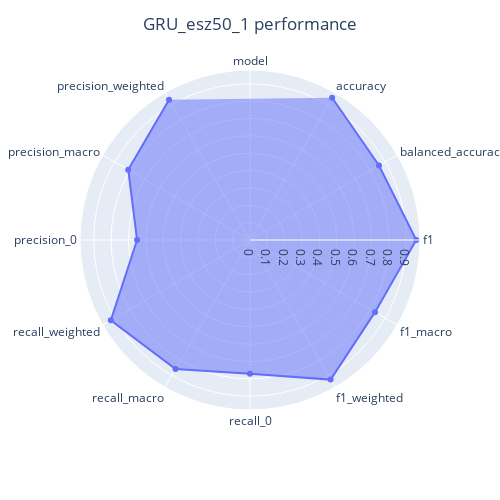
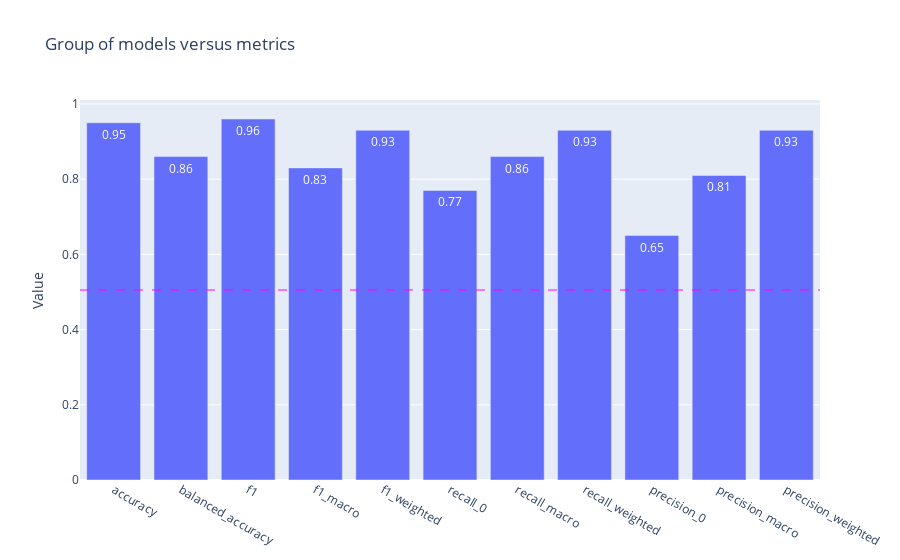

Notebook code for these charts, in order:
### Code cell
# Another try with a different embedding_size

model_name = "GRU_esz50_1"

embedding_size = 50
model = Sequential()

model.add(Embedding(input_dim=num_words, 
                    output_dim=embedding_size, 
                    input_length=max_tokens,
                    name="embedding_layer"))

model.add(GRU(units=48, return_sequences=True))
model.add(GRU(units=24, return_sequences=True)) 
model.add(GRU(units=12))
model.add(Dense(1, activation='sigmoid'))

# Compile
optimizer = Adam(learning_rate=0.006)
model.compile(loss='binary_crossentropy', optimizer=optimizer, metrics=['Recall'])

model.summary()


# fit and evaluate
weights = {0:88, 1:18}

t0 = time()
model.fit(X_train, y_train, 
          epochs=30, 
          batch_size=256, 
          class_weight=weights,
          validation_data=(X_test, y_test), 
          callbacks=[early_stop])
time_train = time() - t0

results = model.evaluate(X_test, y_test)
print("results:", results)

# prediction
t1 = time()
pred = model.predict(X_test)
time_predict = time() - t1  # records duration of predicting
prediction = (1 * (pred >= 0.5))[:, 0]

accuracy = metrics.accuracy_score(y_test, prediction)
# The balanced accuracy in binary and multiclass classification problems
# to deal with imbalanced datasets.
# It is defined as the average of recall obtained on each class.
# The best value is 1 and the worst value is 0 when adjusted=False.
balanced_accuracy = metrics.balanced_accuracy_score(y_test, prediction)

f1_score = metrics.f1_score(y_test, prediction)
f1_score_macro = metrics.f1_score(y_test, prediction, average="macro")
f1_score_weighted = metrics.f1_score(y_test, prediction, average="weighted")

recall = metrics.recall_score(y_test, prediction, pos_label=0)
recall_macro = metrics.recall_score(y_test, prediction, average="macro")
recall_weighted = metrics.recall_score(y_test, prediction, average="weighted")

# precision is intuitively the ability of the classifier not to label as positive a sample that is negative.
# we set pos_label=0 : that is negative rating (rating <=3)
precision = metrics.precision_score(y_test, prediction, pos_label=0)
precision_macro = metrics.precision_score(y_test, prediction, average="macro")
precision_weighted = metrics.precision_score(y_test, prediction, average="weighted")

cl_report = metrics.classification_report(y_test, prediction)
cf_matrix = pd.crosstab(y_test, prediction, rownames=["Real"], colnames=["Prediction"])

# put metrics into a dictionnary and into a DataFrame
res = {
        "model": model_name,
        "accuracy": accuracy,
        "balanced_accuracy": balanced_accuracy,
        "f1": f1_score,
        "f1_macro": f1_score_macro,
        "f1_weighted": f1_score_weighted,
        "recall_0": recall,
        "recall_macro": recall_macro,
        "recall_weighted": recall_weighted,
        "precision_0": precision,
        "precision_macro": precision_macro,
        "precision_weighted": precision_weighted,
        "time_train": time_train,
        "time_predict": time_predict,
    }

# DataFrame of model's performance
df_p = pd.DataFrame(res, index=[0])

# Save performance data in a csv file
file_name = "perf_"+model_name+".csv"
df_p.to_csv(file_name)

# perf data to plot
data = df_p.iloc[:,:-2]

# Radar chart of model's performance
plot_radar_metrics(data, model_name)

# Barplot of models performance
model_list=[model_name]
barplot_models_group_vs_metric(data, model_list)


print(" Confusion matrix -----------------------------------")
display(cf_matrix)
print(" Classification Report -------------------------------")
print(cl_report)

### Figure 1 — Plotly figure (JSON) as saved in the notebook; plotly's stock layout.template omitted (floating-point values rounded to 4 significant figures)
{"data": [{"fill": "toself", "hovertemplate": "r=%{r}<br>theta=%{theta}<extra></extra>", "legendgroup": "", "line": {"color": "#636efa", "dash": "solid"}, "marker": {"symbol": "circle"}, "mode": "markers+lines", "name": "", "r": ["GRU_esz50_1", 0.946, 0.858, 0.9575, 0.8313, 0.9283, 0.7699, 0.858, 0.9257, 0.6505, 0.8099, 0.9324, "GRU_esz50_1"], "showlegend": false, "subplot": "polar", "theta": ["model", "accuracy", "balanced_accuracy", "f1", "f1_macro", "f1_weighted", "recall_0", "recall_macro", "recall_weighted", "precision_0", "precision_macro", "precision_weighted", "model"], "type": "scatterpolar"}], "layout": {"height": 500, "legend": {"tracegroupgap": 0}, "margin": {"t": 60}, "polar": {"angularaxis": {"direction": "clockwise", "rotation": 90}, "domain": {"x": [0, 1], "y": [0, 1]}}, "title": {"text": "GRU_esz50_1 performance", "x": 0.5}, "width": 500}}

### Figure 2 — Plotly figure (JSON) as saved in the notebook; plotly's stock layout.template omitted (floating-point values rounded to 4 significant figures)
{"data": [{"name": "GRU_esz50_1", "offsetgroup": "0", "text": ["0.95", "0.86", "0.96", "0.83", "0.93", "0.77", "0.86", "0.93", "0.65", "0.81", "0.93"], "textposition": "auto", "type": "bar", "x": ["accuracy", "balanced_accuracy", "f1", "f1_macro", "f1_weighted", "recall_0", "recall_macro", "recall_weighted", "precision_0", "precision_macro", "precision_weighted"], "y": [0.95, 0.86, 0.96, 0.83, 0.93, 0.77, 0.86, 0.93, 0.65, 0.81, 0.93]}], "layout": {"shapes": [{"line": {"color": "magenta", "dash": "dash", "width": 1}, "type": "line", "x0": 0, "x1": 1, "xref": "paper", "y0": 0.5, "y1": 0.5, "yref": "paper"}], "title": {"text": "Group of models versus metrics"}, "yaxis": {"title": {"text": "Value"}}}}
